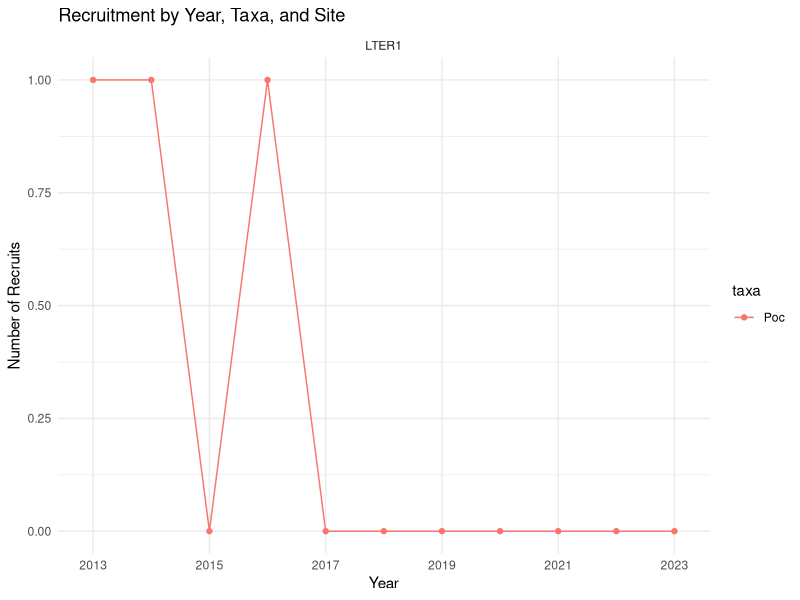
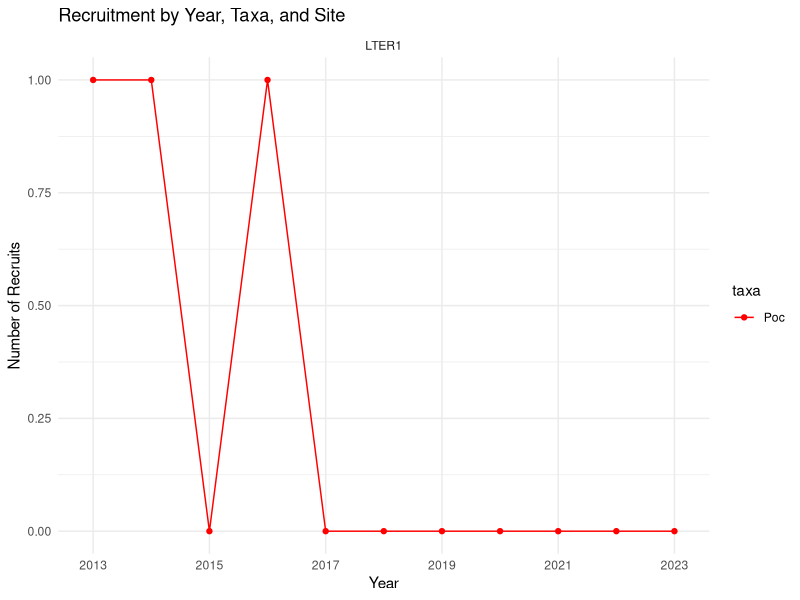
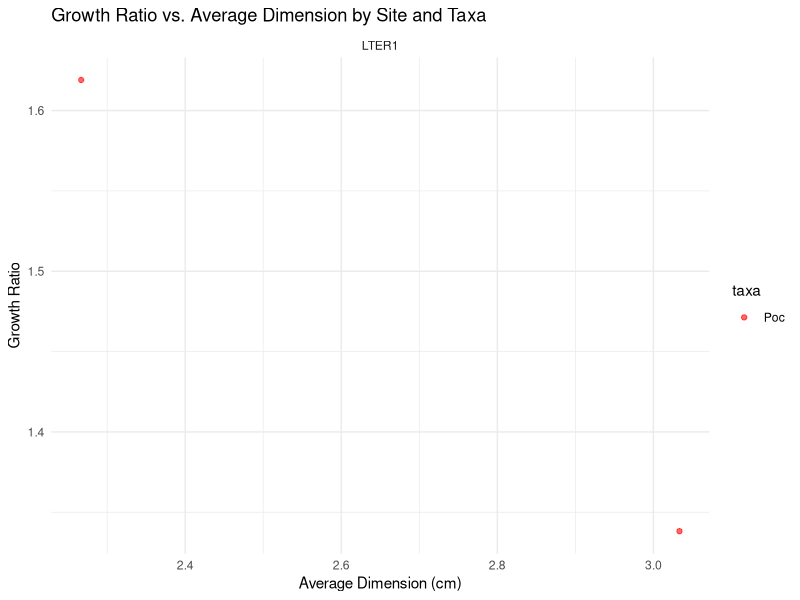
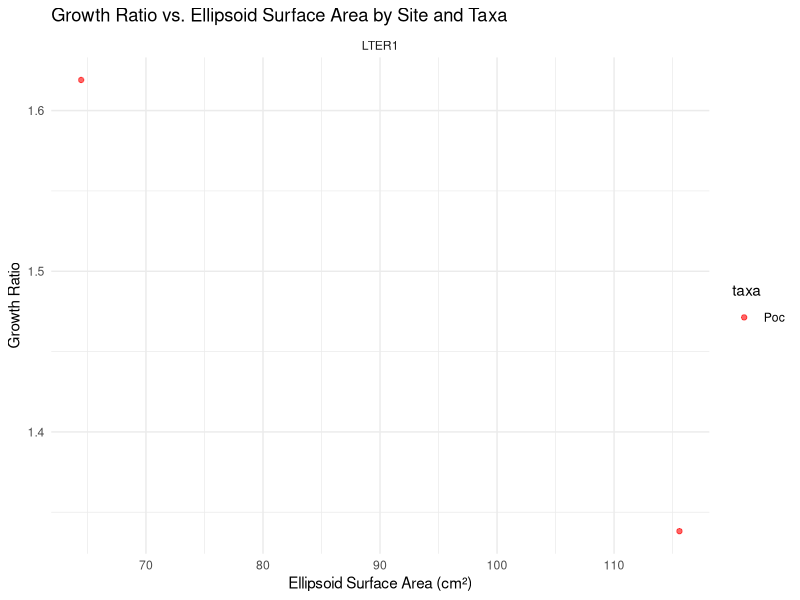
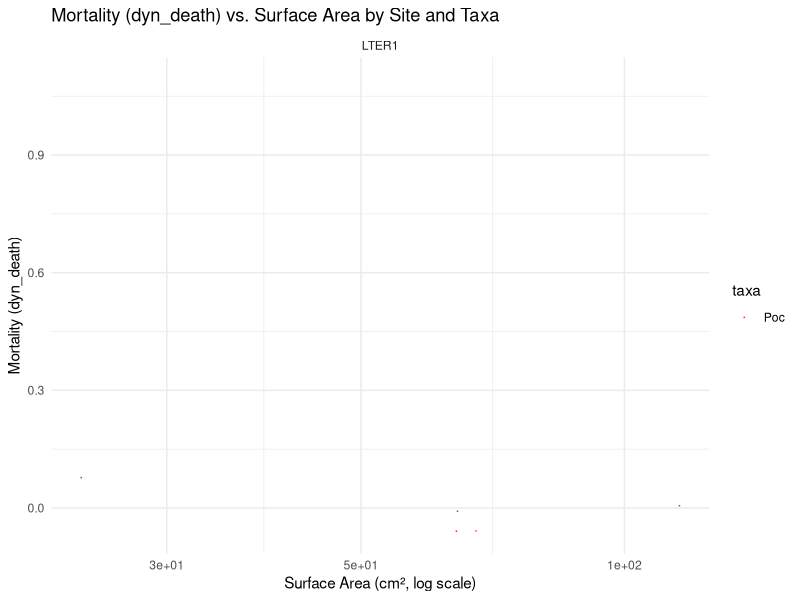

These charts were generated, in order, by the following R code:
## ---- chunk 1
knitr::opts_chunk$set(echo = TRUE)
## ---- chunk 2
# Clean en√
rm(list=ls())

# Load libraries
library(tidyverse)
library(here)
## ---- chunk 3
# Loading data
# Let's get it from data_outputs/coral_tidy_2024_with_dynamics.csv

coral_df <- read_csv(here("data_outputs", "coral_tidy_2024_with_dynamics.csv"))

# Note: there was one coral erroneously entered in with taxa of "A" instead of "Acr", let's quickly fix that
coral_df <- coral_df %>% 
  mutate(taxa = ifelse(taxa == "A", "Acr", taxa))


## ---- chunk 4
# Define custom colors for coral taxa
coral_colors <- c(
  "Poc" = rgb(255, 0, 0, maxColorValue = 255),      # Pure Red
  "Por" = rgb(0, 168, 48, maxColorValue = 255),     # Green
  "Acr" = rgb(11, 31, 143, maxColorValue = 255),     # Blue
  "Mil" = rgb(255, 165, 0, maxColorValue = 255)    # Orange for Millipora
)
## ---- chunk 5

recruitment_df <- coral_df %>% 
  group_by(site, taxa, year) %>% 
  summarize(recruitment = sum(dyn_recruitment))

# Let's now plot this where 
# the color is set to taxa
# the facet is set to site
# recruitment_df %>% 
#   ggplot(aes(x = factor(year), y = recruitment, color = taxa)) +
#   geom_line(aes(group = taxa)) +  # ensure lines connect within taxa
#   geom_point() +
#   facet_wrap(~site) +
#   labs(
#     title = "Recruitment by Year, Taxa, and Site",
#     x = "Year",
#     y = "Number of Recruits"
#   ) +
#   theme_minimal()

# Recreate plot, but with year labels every 2 years instead of every year
recruitment_df %>% 
  ggplot(aes(x = factor(year), y = recruitment, color = taxa)) +
  geom_line(aes(group = taxa)) +  # ensure lines connect within taxa
  geom_point() +
  facet_wrap(~site) +
  scale_x_discrete(breaks = seq(2013, 2024, by = 2)) +  # Set x-axis breaks every 4 years
  labs(
    title = "Recruitment by Year, Taxa, and Site",
    x = "Year",
    y = "Number of Recruits"
  ) +
  theme_minimal()

# Regenarate with coral color scheme
recruitment_df %>% 
  ggplot(aes(x = factor(year), y = recruitment, color = taxa)) +
  geom_line(aes(group = taxa)) +  # ensure lines connect within taxa
  geom_point() +
  facet_wrap(~site) +
  scale_x_discrete(breaks = seq(2013, 2024, by = 2)) +  # Set x-axis breaks every 4 years
  scale_color_manual(values = coral_colors) +  # Use custom coral colors
  labs(
    title = "Recruitment by Year, Taxa, and Site",
    x = "Year",
    y = "Number of Recruits"
  ) +
  theme_minimal()

## ---- chunk 6
# Create calculated field, call it ellipsoid_surface_area
# derive from length, width, height
coral_df <- coral_df %>%
  mutate(
    length = as.numeric(length),
    width = as.numeric(width),
    height = as.numeric(height),
    ellipsoid_surface_area = 4 * pi * (( (length * width)^1.6 + (length * height)^1.6 + (width * height)^1.6 ) / 3)^(1/1.6)
  )

## ---- chunk 7
coral_df <- coral_df %>%
  mutate(
    avg_dimension = (length + width + height) / 3
  )
## ---- chunk 8
# Let's go ahead now and make that size plot
# Let's facet by site, color by taxa, include gaps of 2 between years
coral_df %>%
  filter(!is.na(growth_ratio) & growth_ratio > 0 & growth_ratio < 80 & !is.na(avg_dimension) & avg_dimension > 0) %>%
  ggplot(aes(x = avg_dimension, y = growth_ratio, color = taxa)) +
  geom_point(alpha = 0.6) +
  # geom_smooth(method = "lm", se = FALSE) +  # Add linear regression line
  facet_wrap(~site) +
  scale_color_manual(values = coral_colors) +  # Use custom coral colors
  labs(
    title = "Growth Ratio vs. Average Dimension by Site and Taxa",
    x = "Average Dimension (cm)",
    y = "Growth Ratio"
  ) +
  theme_minimal()

## ---- chunk 9
coral_df %>%
  filter(!is.na(growth_ratio) & growth_ratio > 0 & growth_ratio < 80 & !is.na(ellipsoid_surface_area) & ellipsoid_surface_area > 0) %>%
  ggplot(aes(x = ellipsoid_surface_area, y = growth_ratio, color = taxa)) +
  geom_point(alpha = 0.6) +
  # geom_smooth(method = "lm", se = FALSE) +  # Add linear regression line
  facet_wrap(~site) +
  scale_color_manual(values = coral_colors) +  # Use custom coral colors
  labs(
    title = "Growth Ratio vs. Ellipsoid Surface Area by Site and Taxa",
    x = "Ellipsoid Surface Area (cm²)",
    y = "Growth Ratio"
  ) +
  theme_minimal()
## ---- chunk 10
coral_df %>%
  filter(dyn_death == 1 | (dyn_death == 0 & !is.na(length) & !is.na(width) & !is.na(height))) %>%
  ggplot(aes(x = ellipsoid_surface_area, y = dyn_death, color = taxa)) +
  geom_jitter(width = 0, height = 0.1, alpha = 0.6, size=0.001) +
  facet_wrap(~site) +
  scale_color_manual(values = coral_colors) +  # Use custom coral colors
  scale_x_log10(labels = scales::scientific) +  # Logarithmic x-axis with scientific notation
  labs(
    title = "Mortality (dyn_death) vs. Surface Area by Site and Taxa",
    x = "Surface Area (cm², log scale)",
    y = "Mortality (dyn_death)"
  ) +
  theme_minimal()
